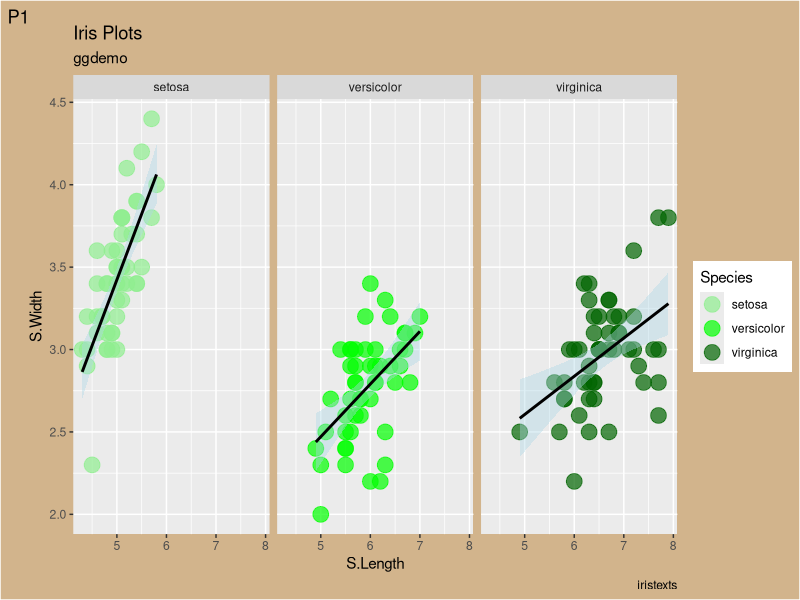

Generate this figure with R:
library(ggplot2)

df <- iris

# Set colors for each species
species_colors <- c("setosa" = "lightgreen", "versicolor" = "green", "virginica" = "darkgreen")

ggplot(df, aes(x = Sepal.Length, y = Sepal.Width, color = Species)) +
  geom_point(alpha=0.7,size=5) +
  facet_wrap(~Species)+
  geom_smooth(method = "lm", se = TRUE, color = "black", fill = "lightblue") +
  scale_color_manual(values = species_colors) +  # Specify colors manually
  labs(
    title = "Iris Plots",
    subtitle = "ggdemo",
    caption = "iristexts",
    tag = "P1",
    x = "S.Length",
    y = "S.Width"
  )+
  theme_grey()+
  theme(plot.background = element_rect(fill = "#D2B48C"))
  
